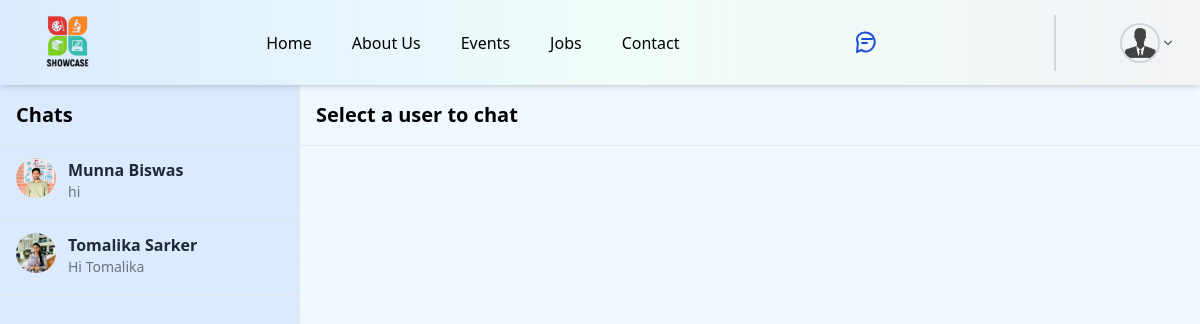
/messenger.php (signed in), run on the app's committed database.
### tables this page shows
CREATE TABLE `users` (
  `id` int(11) NOT NULL,
  `name` varchar(100) DEFAULT NULL,
  `email` varchar(100) DEFAULT NULL,
  `password` varchar(255) DEFAULT NULL,
  `cover_photo` varchar(255) DEFAULT 'Images/default_cover.jpg',
  `profile_picture` varchar(255) DEFAULT 'Images/default_profile.png'
);

### messenger.php (the view, shortened to what this page needs)
<?php
include 'db.php';
$user_id = $_SESSION['user_id'];
$stmt = $conn->prepare("SELECT profile_picture FROM users WHERE id = ?");
$stmt->bind_param("i", $user_id);
$stmt->execute();
$stmt->bind_result($profile_picture);
if (!empty($profile_picture) && file_exists(__DIR__ . "/profileSystem/" . $profile_picture)) {
    $imagePath = "profileSystem/" . $profile_picture;
} else {
    $imagePath = "Images/default_profile.jpg";
}
?>
<!DOCTYPE html>
<html lang="en">
<head>
    <link href="https://cdn.jsdelivr.net/npm/tailwindcss@2.2.19/dist/tailwind.min.css" rel="stylesheet">
    <script src="https://cdn.tailwindcss.com"></script>
    <link rel="stylesheet" href="https://cdnjs.cloudflare.com/ajax/libs/font-awesome/6.0.0-beta3/css/all.min.css">
</head>
<body class="bg-gray-100">
    <header class="bg-gradient-to-r from-blue-100 via-teal-50 to-mint-50 flex justify-between items-center sticky top-0 z-50 relative shadow-md"> <a href="home.php"><img src="Images/logo.webp" class="w-[55px] h-[85px] ml-10 hover:cursor-pointer" loading="eager"></a>
        <nav class="hidden md:flex items-center space-x-10">
            <a href="home.php" class="hover:text-sky-500">Home</a>
            <a href="aboutUs.php" class="hover:text-sky-500">About Us</a>
            <a href="event.php" class="hover:text-sky-500">Events</a>
            <a href="job.php" class="hover:text-sky-500">Jobs</a>
            <a href="contact.php" class="hover:text-sky-500">Contact</a>
        </nav>
        <a href="messenger.php" title="Messages" class="relative inline-flex items-center justify-center w-8 h-8 text-blue-700 hover:text-blue-900 transition-all duration-300">  </a>
        <div class="relative inline-block text-left">  <button type="button" id="profileMenuButton" class="flex items-center border-l-2 border-gray-300 p-2 mr-4"> <img src="<?php echo $imagePath . '?v=' . time(); ?>" alt="Profile Picture" class="rounded-full h-10 w-10 border-2 border-gray-300 ml-14">  <svg xmlns="http://www.w3.org/2000/svg" class="h-4 w-4 text-gray-600" viewBox="0 0 20 20" fill="currentColor">
                    <path fill-rule="evenodd" d="M5.23 7.21a.75.75 0 011.06.02L10 10.94l3.71-3.71a.75.75 0 111.06 1.06l-4.24 4.25a.75.75 0 01-1.06 0L5.21 8.29a.75.75 0 01.02-1.08z" clip-rule="evenodd" />
                </svg> </button>
        </div>
    </header>
    <div class="flex h-screen animate-rise-in bg-gradient-to-b from-sky-50 via-mint-50 to-mint-50">
        <div class="w-1/4 bg-blue-100 border-r overflow-y-auto">
            <h2 class="text-xl font-bold p-4 border-b">Chats</h2>
            <?php
            $current_user_id = $_SESSION['user_id'];
            $sql = "
        SELECT u.id, u.name, u.profile_picture,
               (
                 SELECT message
                 FROM messages
                 WHERE (sender_id = u.id AND receiver_id = ?) OR (sender_id = ? AND receiver_id = u.id)
                 ORDER BY sent_at DESC
                 LIMIT 1
               ) AS last_message
        FROM users u
        WHERE u.id != ?
        ";
            $stmt = $conn->prepare($sql);
            $stmt->bind_param("iii", $current_user_id, $current_user_id, $current_user_id);
            $stmt->execute();
            $users_query = $stmt->get_result();
            ?>
            <ul>
                <?php while ($user = $users_query->fetch_assoc()): ?>
                    <?php
                    $profilePath = $user['profile_picture'];
                    if (!empty($profilePath) && strpos($profilePath, 'uploads/') === 0) {
                        $profilePath = '/showcase/profileSystem/' . $profilePath;
                    } elseif (!empty($profilePath) && strpos($profilePath, 'Images/') === 0) {
                        $profilePath = '/showcase/' . $profilePath;
                    } else {
                        $profilePath = '/showcase/Images/default_profile.jpg';
                    }
                    ?>
                    <li class="flex items-start gap-3 px-4 py-3 hover:bg-gray-100 border-b">
                        <img src="<?= htmlspecialchars($profilePath) ?>" alt="Profile" class="w-10 h-10 rounded-full object-cover">
                        <div class="flex-1">
                            <button onclick="loadChat(<?= $user['id'] ?>, '<?= htmlspecialchars($user['name']) ?>')" class="text-left w-full">
                                <div class="font-semibold text-gray-800"><?= htmlspecialchars($user['name']) ?></div>
                                <div class="text-sm text-gray-500 truncate">
                                    <?= htmlspecialchars($user['last_message'] ?? 'No message yet') ?>
                                </div>
                            </button>
                        </div>
                    </li>
                <?php endwhile; ?>
            </ul>
        </div>
        <div class="flex-1 flex flex-col">
            <div class="bg-mint-100 p-4 border-b">
                <h2 class="text-xl font-semibold" id="chatWith">Select a user to chat</h2>
            </div>
            <div id="chatBox" class="flex-1 overflow-y-auto p-4 space-y-2"></div>
        </div>
    </div>
</body>
</html>

### messenger.php (style rules this page uses)
.animate-rise-in { animation: rise-in 0.8s ease-out forwards; }

### data on the page
users: shows a picture, name "Munna Biswas", last_message "hi"
users: shows a picture, name "Tomalika Sarker", last_message "Hi Tomalika"
